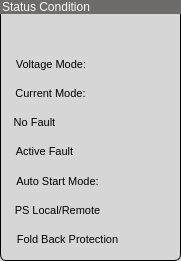
       <widget class="QGroupBox" name="groupBox_35">
        <property name="geometry">
         <rect>
          <x>230</x>
          <y>680</y>
          <width>181</width>
          <height>261</height>
         </rect>
        </property>
        <property name="styleSheet">
         <string notr="true">QGroupBox{
background: rgb(214, 214, 214);
border-style: solid;
border: 1px solid;
border-radius: 6px;
}
QGroupBox::title{
background: rgb(109, 108, 105);
color: rgb(250,250,250);
padding-right: 400px;
}</string>
        </property>
        <property name="title">
         <string>Status Condition</string>
        </property>
        <property name="alignment">
         <set>Qt::AlignLeading|Qt::AlignLeft|Qt::AlignTop</set>
        </property>
        <property name="flat">
         <bool>false</bool>
        </property>
        <property name="checkable">
         <bool>false</bool>
        </property>
        <property name="checked">
         <bool>false</bool>
        </property>
        <widget class="PyDMLabel" name="PyDMLabel_8">
         <property name="geometry">
          <rect>
           <x>11</x>
           <y>22</y>
           <width>56</width>
           <height>24</height>
          </rect>
         </property>
         <property name="minimumSize">
          <size>
           <width>0</width>
           <height>24</height>
          </size>
         </property>
         <property name="maximumSize">
          <size>
           <width>16777215</width>
           <height>24</height>
          </size>
         </property>
         <property name="font">
          <font>
           <pointsize>8</pointsize>
          </font>
         </property>
         <property name="styleSheet">
          <string notr="true">PyDMLabel[alarmSensitiveBorder=&quot;false&quot;]{
  border-color:rgb(176,176,176);
  border-width:2px;
  border-style:solid;
  background-color:rgb(176,176,176);
  color:rgb(0,0,0);
}PyDMLabel[alarmSensitiveBorder=&quot;true&quot;][alarmSeverity=&quot;0&quot;] {
  border-color:rgb(176,176,176);
  border-width:2px;
  border-style:solid;
  background-color:rgb(176,176,176);
  color:rgb(0,0,0);
}PyDMLabel[alarmSensitiveBorder=&quot;true&quot;][alarmSeverity=&quot;1&quot;] {
  border-color: rgb(255,192,0);
  border-width:2px;
  border-style:solid;
  background-color:rgb(176,176,176);
  color:rgb(0,0,0);
}PyDMLabel[alarmSensitiveBorder=&quot;true&quot;][alarmSeverity=&quot;2&quot;] {
  border-color: rgb(255,0,0);
  border-width:2px;
  border-style:solid;
  background-color:rgb(176,176,176);
  color:rgb(0,0,0);
}PyDMLabel[alarmSensitiveBorder=&quot;true&quot;][alarmSeverity=&quot;3&quot;] {
  border-color: rgb(192,0,255);
  border-width:2px;
  border-style:solid;
  background-color:rgb(176,176,176);
  color:rgb(0,0,0);
}PyDMLabel[alarmSensitiveBorder=&quot;true&quot;][alarmSeverity=&quot;4&quot;] {
  border-color: rgb(255,255,255);
  border-width:2px;
  border-style:solid;
  background-color:rgb(176,176,176);
  color:rgb(0,0,0);
}PyDMLineEdit[alarmSensitiveBorder=&quot;false&quot;]{
  border: 1px inset rgb(176,176,176);
  border-radius: 1px;
  background-color:rgb(176,176,176);
  color:rgb(0,0,0);
}PyDMLineEdit[alarmSensitiveBorder=&quot;true&quot;][alarmSeverity=&quot;0&quot;] {
  border: 1px inset rgb(176,176,176);
  border-radius: 1px;
  background-color:rgb(176,176,176);
  color:rgb(0,0,0);
}PyDMLineEdit[alarmSensitiveBorder=&quot;true&quot;][alarmSeverity=&quot;1&quot;] {
  border: 1px inset rgb(255,192,0);
  border-radius: 1px;
  background-color:rgb(176,176,176);
  color:rgb(0,0,0);
}PyDMLineEdit[alarmSensitiveBorder=&quot;true&quot;][alarmSeverity=&quot;2&quot;] {
  border: 1px inset rgb(255,0,0);
  border-radius: 1px;
  background-color:rgb(176,176,176);
  color:rgb(0,0,0);
}PyDMLineEdit[alarmSensitiveBorder=&quot;true&quot;][alarmSeverity=&quot;3&quot;] {
  border: 1px inset rgb(192,0,255);
  border-radius: 1px;
  background-color:rgb(176,176,176);
  color:rgb(0,0,0);
}PyDMLineEdit[alarmSensitiveBorder=&quot;true&quot;][alarmSeverity=&quot;4&quot;] {
  border: 1px inset rgb(255,255,255);
  border-radius: 1px;
  background-color:rgb(176,176,176);
  color:rgb(0,0,0);
}</string>
         </property>
         <property name="alignment">
          <set>Qt::AlignCenter</set>
         </property>
         <property name="alarmSensitiveContent" stdset="0">
          <bool>false</bool>
         </property>
         <property name="alarmSensitiveBorder" stdset="0">
          <bool>true</bool>
         </property>
         <property name="channel" stdset="0">
          <string>${PDEV}:StatusEvent</string>
         </property>
         <property name="displayFormat" stdset="0">
          <enum>PyDMLabel::Hex</enum>
         </property>
        </widget>
        <widget class="QLabel" name="label_22">
         <property name="geometry">
          <rect>
           <x>11</x>
           <y>81</y>
           <width>79</width>
           <height>24</height>
          </rect>
         </property>
         <property name="minimumSize">
          <size>
           <width>0</width>
           <height>24</height>
          </size>
         </property>
         <property name="font">
          <font>
           <pointsize>8</pointsize>
          </font>
         </property>
         <property name="text">
          <string>Current Mode:</string>
         </property>
         <property name="alignment">
          <set>Qt::AlignCenter</set>
         </property>
        </widget>
        <widget class="QLabel" name="label_23">
         <property name="geometry">
          <rect>
           <x>11</x>
           <y>139</y>
           <width>67</width>
           <height>24</height>
          </rect>
         </property>
         <property name="minimumSize">
          <size>
           <width>0</width>
           <height>24</height>
          </size>
         </property>
         <property name="font">
          <font>
           <pointsize>8</pointsize>
          </font>
         </property>
         <property name="text">
          <string>Active Fault</string>
         </property>
         <property name="alignment">
          <set>Qt::AlignCenter</set>
         </property>
        </widget>
        <widget class="QLabel" name="label_25">
         <property name="geometry">
          <rect>
           <x>11</x>
           <y>52</y>
           <width>80</width>
           <height>24</height>
          </rect>
         </property>
         <property name="minimumSize">
          <size>
           <width>0</width>
           <height>24</height>
          </size>
         </property>
         <property name="font">
          <font>
           <pointsize>8</pointsize>
          </font>
         </property>
         <property name="text">
          <string>Voltage Mode:</string>
         </property>
         <property name="alignment">
          <set>Qt::AlignCenter</set>
         </property>
        </widget>
        <widget class="QLabel" name="label_24">
         <property name="geometry">
          <rect>
           <x>11</x>
           <y>227</y>
           <width>113</width>
           <height>24</height>
          </rect>
         </property>
         <property name="minimumSize">
          <size>
           <width>0</width>
           <height>24</height>
          </size>
         </property>
         <property name="font">
          <font>
           <pointsize>8</pointsize>
          </font>
         </property>
         <property name="text">
          <string>Fold Back Protection</string>
         </property>
         <property name="alignment">
          <set>Qt::AlignCenter</set>
         </property>
        </widget>
        <widget class="PyDMDrawingRectangle" name="PyDMDrawingRectangle_17">
         <property name="geometry">
          <rect>
           <x>135</x>
           <y>139</y>
           <width>25</width>
           <height>15</height>
          </rect>
         </property>
         <property name="minimumSize">
          <size>
           <width>0</width>
           <height>0</height>
          </size>
         </property>
         <property name="maximumSize">
          <size>
           <width>16777215</width>
           <height>16777215</height>
          </size>
         </property>
         <property name="alarmSensitiveContent" stdset="0">
          <bool>true</bool>
         </property>
         <property name="alarmSensitiveBorder" stdset="0">
          <bool>false</bool>
         </property>
         <property name="channel" stdset="0">
          <string>${PDEV}:ActiveFaultState</string>
         </property>
         <property name="brush" stdset="0">
          <brush brushstyle="SolidPattern">
           <color alpha="255">
            <red>0</red>
            <green>255</green>
            <blue>0</blue>
           </color>
          </brush>
         </property>
         <property name="penStyle" stdset="0">
          <enum>Qt::SolidLine</enum>
         </property>
         <property name="penColor" stdset="0">
          <color>
           <red>0</red>
           <green>0</green>
           <blue>0</blue>
          </color>
         </property>
        </widget>
        <widget class="PyDMDrawingRectangle" name="PyDMDrawingRectangle_18">
         <property name="geometry">
          <rect>
           <x>135</x>
           <y>199</y>
           <width>25</width>
           <height>15</height>
          </rect>
         </property>
         <property name="minimumSize">
          <size>
           <width>0</width>
           <height>0</height>
          </size>
         </property>
         <property name="alarmSensitiveContent" stdset="0">
          <bool>true</bool>
         </property>
         <property name="alarmSensitiveBorder" stdset="0">
          <bool>false</bool>
         </property>
         <property name="channel" stdset="0">
          <string>${PDEV}:Mode</string>
         </property>
         <property name="brush" stdset="0">
          <brush brushstyle="SolidPattern">
           <color alpha="255">
            <red>0</red>
            <green>255</green>
            <blue>0</blue>
           </color>
          </brush>
         </property>
         <property name="penStyle" stdset="0">
          <enum>Qt::SolidLine</enum>
         </property>
         <property name="penColor" stdset="0">
          <color>
           <red>0</red>
           <green>0</green>
           <blue>0</blue>
          </color>
         </property>
        </widget>
        <widget class="PyDMLabel" name="PyDMLabel_9">
         <property name="geometry">
          <rect>
           <x>118</x>
           <y>22</y>
           <width>56</width>
           <height>24</height>
          </rect>
         </property>
         <property name="minimumSize">
          <size>
           <width>0</width>
           <height>24</height>
          </size>
         </property>
         <property name="font">
          <font>
           <pointsize>8</pointsize>
          </font>
         </property>
         <property name="styleSheet">
          <string notr="true">PyDMLabel[alarmSensitiveBorder=&quot;false&quot;]{
  border-color:rgb(176,176,176);
  border-width:2px;
  border-style:solid;
  background-color:rgb(176,176,176);
  color:rgb(0,0,0);
}PyDMLabel[alarmSensitiveBorder=&quot;true&quot;][alarmSeverity=&quot;0&quot;] {
  border-color:rgb(176,176,176);
  border-width:2px;
  border-style:solid;
  background-color:rgb(176,176,176);
  color:rgb(0,0,0);
}PyDMLabel[alarmSensitiveBorder=&quot;true&quot;][alarmSeverity=&quot;1&quot;] {
  border-color: rgb(255,192,0);
  border-width:2px;
  border-style:solid;
  background-color:rgb(176,176,176);
  color:rgb(0,0,0);
}PyDMLabel[alarmSensitiveBorder=&quot;true&quot;][alarmSeverity=&quot;2&quot;] {
  border-color: rgb(255,0,0);
  border-width:2px;
  border-style:solid;
  background-color:rgb(176,176,176);
  color:rgb(0,0,0);
}PyDMLabel[alarmSensitiveBorder=&quot;true&quot;][alarmSeverity=&quot;3&quot;] {
  border-color: rgb(192,0,255);
  border-width:2px;
  border-style:solid;
  background-color:rgb(176,176,176);
  color:rgb(0,0,0);
}PyDMLabel[alarmSensitiveBorder=&quot;true&quot;][alarmSeverity=&quot;4&quot;] {
  border-color: rgb(255,255,255);
  border-width:2px;
  border-style:solid;
  background-color:rgb(176,176,176);
  color:rgb(0,0,0);
}PyDMLineEdit[alarmSensitiveBorder=&quot;false&quot;]{
  border: 1px inset rgb(176,176,176);
  border-radius: 1px;
  background-color:rgb(176,176,176);
  color:rgb(0,0,0);
}PyDMLineEdit[alarmSensitiveBorder=&quot;true&quot;][alarmSeverity=&quot;0&quot;] {
  border: 1px inset rgb(176,176,176);
  border-radius: 1px;
  background-color:rgb(176,176,176);
  color:rgb(0,0,0);
}PyDMLineEdit[alarmSensitiveBorder=&quot;true&quot;][alarmSeverity=&quot;1&quot;] {
  border: 1px inset rgb(255,192,0);
  border-radius: 1px;
  background-color:rgb(176,176,176);
  color:rgb(0,0,0);
}PyDMLineEdit[alarmSensitiveBorder=&quot;true&quot;][alarmSeverity=&quot;2&quot;] {
  border: 1px inset rgb(255,0,0);
  border-radius: 1px;
  background-color:rgb(176,176,176);
  color:rgb(0,0,0);
}PyDMLineEdit[alarmSensitiveBorder=&quot;true&quot;][alarmSeverity=&quot;3&quot;] {
  border: 1px inset rgb(192,0,255);
  border-radius: 1px;
  background-color:rgb(176,176,176);
  color:rgb(0,0,0);
}PyDMLineEdit[alarmSensitiveBorder=&quot;true&quot;][alarmSeverity=&quot;4&quot;] {
  border: 1px inset rgb(255,255,255);
  border-radius: 1px;
  background-color:rgb(176,176,176);
  color:rgb(0,0,0);
}</string>
         </property>
         <property name="alignment">
          <set>Qt::AlignCenter</set>
         </property>
         <property name="alarmSensitiveContent" stdset="0">
          <bool>false</bool>
         </property>
         <property name="alarmSensitiveBorder" stdset="0">
          <bool>true</bool>
         </property>
         <property name="channel" stdset="0">
          <string>${PDEV}:OperStatus</string>
         </property>
         <property name="displayFormat" stdset="0">
          <enum>PyDMLabel::Hex</enum>
         </property>
        </widget>
        <widget class="QLabel" name="label_26">
         <property name="geometry">
          <rect>
           <x>11</x>
           <y>198</y>
           <width>93</width>
           <height>24</height>
          </rect>
         </property>
         <property name="minimumSize">
          <size>
           <width>0</width>
           <height>24</height>
          </size>
         </property>
         <property name="font">
          <font>
           <pointsize>8</pointsize>
          </font>
         </property>
         <property name="text">
          <string>PS Local/Remote</string>
         </property>
         <property name="alignment">
          <set>Qt::AlignCenter</set>
         </property>
        </widget>
        <widget class="PyDMLabel" name="PyDMLabel_17">
         <property name="geometry">
          <rect>
           <x>98</x>
           <y>80</y>
           <width>76</width>
           <height>24</height>
          </rect>
         </property>
         <property name="font">
          <font>
           <pointsize>8</pointsize>
          </font>
         </property>
         <property name="styleSheet">
          <string notr="true">PyDMLabel[alarmSensitiveBorder=&quot;false&quot;]{
  border-color:rgb(176,176,176);
  border-width:2px;
  border-style:solid;
  background-color:rgb(176,176,176);
  color:rgb(0,0,0);
}PyDMLabel[alarmSensitiveBorder=&quot;true&quot;][alarmSeverity=&quot;0&quot;] {
  border-color:rgb(176,176,176);
  border-width:2px;
  border-style:solid;
  background-color:rgb(176,176,176);
  color:rgb(0,0,0);
}PyDMLabel[alarmSensitiveBorder=&quot;true&quot;][alarmSeverity=&quot;1&quot;] {
  border-color: rgb(255,192,0);
  border-width:2px;
  border-style:solid;
  background-color:rgb(176,176,176);
  color:rgb(0,0,0);
}PyDMLabel[alarmSensitiveBorder=&quot;true&quot;][alarmSeverity=&quot;2&quot;] {
  border-color: rgb(255,0,0);
  border-width:2px;
  border-style:solid;
  background-color:rgb(176,176,176);
  color:rgb(0,0,0);
}PyDMLabel[alarmSensitiveBorder=&quot;true&quot;][alarmSeverity=&quot;3&quot;] {
  border-color: rgb(192,0,255);
  border-width:2px;
  border-style:solid;
  background-color:rgb(176,176,176);
  color:rgb(0,0,0);
}PyDMLabel[alarmSensitiveBorder=&quot;true&quot;][alarmSeverity=&quot;4&quot;] {
  border-color: rgb(255,255,255);
  border-width:2px;
  border-style:solid;
  background-color:rgb(176,176,176);
  color:rgb(0,0,0);
}PyDMLineEdit[alarmSensitiveBorder=&quot;false&quot;]{
  border: 1px inset rgb(176,176,176);
  border-radius: 1px;
  background-color:rgb(176,176,176);
  color:rgb(0,0,0);
}PyDMLineEdit[alarmSensitiveBorder=&quot;true&quot;][alarmSeverity=&quot;0&quot;] {
  border: 1px inset rgb(176,176,176);
  border-radius: 1px;
  background-color:rgb(176,176,176);
  color:rgb(0,0,0);
}PyDMLineEdit[alarmSensitiveBorder=&quot;true&quot;][alarmSeverity=&quot;1&quot;] {
  border: 1px inset rgb(255,192,0);
  border-radius: 1px;
  background-color:rgb(176,176,176);
  color:rgb(0,0,0);
}PyDMLineEdit[alarmSensitiveBorder=&quot;true&quot;][alarmSeverity=&quot;2&quot;] {
  border: 1px inset rgb(255,0,0);
  border-radius: 1px;
  background-color:rgb(176,176,176);
  color:rgb(0,0,0);
}PyDMLineEdit[alarmSensitiveBorder=&quot;true&quot;][alarmSeverity=&quot;3&quot;] {
  border: 1px inset rgb(192,0,255);
  border-radius: 1px;
  background-color:rgb(176,176,176);
  color:rgb(0,0,0);
}PyDMLineEdit[alarmSensitiveBorder=&quot;true&quot;][alarmSeverity=&quot;4&quot;] {
  border: 1px inset rgb(255,255,255);
  border-radius: 1px;
  background-color:rgb(176,176,176);
  color:rgb(0,0,0);
}</string>
         </property>
         <property name="alignment">
          <set>Qt::AlignCenter</set>
         </property>
         <property name="alarmSensitiveContent" stdset="0">
          <bool>false</bool>
         </property>
         <property name="alarmSensitiveBorder" stdset="0">
          <bool>false</bool>
         </property>
         <property name="channel" stdset="0">
          <string>${PDEV}:CurrMode</string>
         </property>
        </widget>
        <widget class="PyDMDrawingRectangle" name="PyDMDrawingRectangle_19">
         <property name="geometry">
          <rect>
           <x>135</x>
           <y>110</y>
           <width>25</width>
           <height>15</height>
          </rect>
         </property>
         <property name="minimumSize">
          <size>
           <width>0</width>
           <height>0</height>
          </size>
         </property>
         <property name="alarmSensitiveContent" stdset="0">
          <bool>true</bool>
         </property>
         <property name="alarmSensitiveBorder" stdset="0">
          <bool>false</bool>
         </property>
         <property name="channel" stdset="0">
          <string>${PDEV}:NoFaultState</string>
         </property>
         <property name="brush" stdset="0">
          <brush brushstyle="SolidPattern">
           <color alpha="255">
            <red>0</red>
            <green>255</green>
            <blue>0</blue>
           </color>
          </brush>
         </property>
         <property name="penStyle" stdset="0">
          <enum>Qt::SolidLine</enum>
         </property>
         <property name="penColor" stdset="0">
          <color>
           <red>0</red>
           <green>0</green>
           <blue>0</blue>
          </color>
         </property>
        </widget>
        <widget class="QLabel" name="label_34">
         <property name="geometry">
          <rect>
           <x>11</x>
           <y>110</y>
           <width>47</width>
           <height>24</height>
          </rect>
         </property>
         <property name="minimumSize">
          <size>
           <width>0</width>
           <height>24</height>
          </size>
         </property>
         <property name="font">
          <font>
           <pointsize>8</pointsize>
          </font>
         </property>
         <property name="text">
          <string>No Fault</string>
         </property>
         <property name="alignment">
          <set>Qt::AlignCenter</set>
         </property>
        </widget>
        <widget class="PyDMDrawingRectangle" name="PyDMDrawingRectangle_20">
         <property name="geometry">
          <rect>
           <x>135</x>
           <y>228</y>
           <width>25</width>
           <height>15</height>
          </rect>
         </property>
         <property name="minimumSize">
          <size>
           <width>0</width>
           <height>0</height>
          </size>
         </property>
         <property name="alarmSensitiveContent" stdset="0">
          <bool>true</bool>
         </property>
         <property name="alarmSensitiveBorder" stdset="0">
          <bool>false</bool>
         </property>
         <property name="channel" stdset="0">
          <string>${PDEV}:FoldBackMode</string>
         </property>
         <property name="brush" stdset="0">
          <brush brushstyle="SolidPattern">
           <color alpha="255">
            <red>0</red>
            <green>255</green>
            <blue>0</blue>
           </color>
          </brush>
         </property>
         <property name="penStyle" stdset="0">
          <enum>Qt::SolidLine</enum>
         </property>
         <property name="penColor" stdset="0">
          <color>
           <red>0</red>
           <green>0</green>
           <blue>0</blue>
          </color>
         </property>
        </widget>
        <widget class="QLabel" name="label_35">
         <property name="geometry">
          <rect>
           <x>11</x>
           <y>169</y>
           <width>93</width>
           <height>24</height>
          </rect>
         </property>
         <property name="minimumSize">
          <size>
           <width>0</width>
           <height>24</height>
          </size>
         </property>
         <property name="font">
          <font>
           <pointsize>8</pointsize>
          </font>
         </property>
         <property name="text">
          <string>Auto Start Mode:</string>
         </property>
         <property name="alignment">
          <set>Qt::AlignCenter</set>
         </property>
        </widget>
        <widget class="PyDMLabel" name="PyDMLabel_16">
         <property name="geometry">
          <rect>
           <x>98</x>
           <y>52</y>
           <width>76</width>
           <height>24</height>
          </rect>
         </property>
         <property name="minimumSize">
          <size>
           <width>0</width>
           <height>24</height>
          </size>
         </property>
         <property name="font">
          <font>
           <pointsize>8</pointsize>
          </font>
         </property>
         <property name="styleSheet">
          <string notr="true">PyDMLabel[alarmSensitiveBorder=&quot;false&quot;]{
  border-color:rgb(176,176,176);
  border-width:2px;
  border-style:solid;
  background-color:rgb(176,176,176);
  color:rgb(0,0,0);
}PyDMLabel[alarmSensitiveBorder=&quot;true&quot;][alarmSeverity=&quot;0&quot;] {
  border-color:rgb(176,176,176);
  border-width:2px;
  border-style:solid;
  background-color:rgb(176,176,176);
  color:rgb(0,0,0);
}PyDMLabel[alarmSensitiveBorder=&quot;true&quot;][alarmSeverity=&quot;1&quot;] {
  border-color: rgb(255,192,0);
  border-width:2px;
  border-style:solid;
  background-color:rgb(176,176,176);
  color:rgb(0,0,0);
}PyDMLabel[alarmSensitiveBorder=&quot;true&quot;][alarmSeverity=&quot;2&quot;] {
  border-color: rgb(255,0,0);
  border-width:2px;
  border-style:solid;
  background-color:rgb(176,176,176);
  color:rgb(0,0,0);
}PyDMLabel[alarmSensitiveBorder=&quot;true&quot;][alarmSeverity=&quot;3&quot;] {
  border-color: rgb(192,0,255);
  border-width:2px;
  border-style:solid;
  background-color:rgb(176,176,176);
  color:rgb(0,0,0);
}PyDMLabel[alarmSensitiveBorder=&quot;true&quot;][alarmSeverity=&quot;4&quot;] {
  border-color: rgb(255,255,255);
  border-width:2px;
  border-style:solid;
  background-color:rgb(176,176,176);
  color:rgb(0,0,0);
}PyDMLineEdit[alarmSensitiveBorder=&quot;false&quot;]{
  border: 1px inset rgb(176,176,176);
  border-radius: 1px;
  background-color:rgb(176,176,176);
  color:rgb(0,0,0);
}PyDMLineEdit[alarmSensitiveBorder=&quot;true&quot;][alarmSeverity=&quot;0&quot;] {
  border: 1px inset rgb(176,176,176);
  border-radius: 1px;
  background-color:rgb(176,176,176);
  color:rgb(0,0,0);
}PyDMLineEdit[alarmSensitiveBorder=&quot;true&quot;][alarmSeverity=&quot;1&quot;] {
  border: 1px inset rgb(255,192,0);
  border-radius: 1px;
  background-color:rgb(176,176,176);
  color:rgb(0,0,0);
}PyDMLineEdit[alarmSensitiveBorder=&quot;true&quot;][alarmSeverity=&quot;2&quot;] {
  border: 1px inset rgb(255,0,0);
  border-radius: 1px;
  background-color:rgb(176,176,176);
  color:rgb(0,0,0);
}PyDMLineEdit[alarmSensitiveBorder=&quot;true&quot;][alarmSeverity=&quot;3&quot;] {
  border: 1px inset rgb(192,0,255);
  border-radius: 1px;
  background-color:rgb(176,176,176);
  color:rgb(0,0,0);
}PyDMLineEdit[alarmSensitiveBorder=&quot;true&quot;][alarmSeverity=&quot;4&quot;] {
  border: 1px inset rgb(255,255,255);
  border-radius: 1px;
  background-color:rgb(176,176,176);
  color:rgb(0,0,0);
}</string>
         </property>
         <property name="alignment">
          <set>Qt::AlignCenter</set>
         </property>
         <property name="alarmSensitiveContent" stdset="0">
          <bool>false</bool>
         </property>
         <property name="alarmSensitiveBorder" stdset="0">
          <bool>false</bool>
         </property>
         <property name="channel" stdset="0">
          <string>${PDEV}:VoltMode</string>
         </property>
        </widget>
        <widget class="PyDMLabel" name="PyDMLabel_18">
         <property name="geometry">
          <rect>
           <x>118</x>
           <y>165</y>
           <width>56</width>
           <height>24</height>
          </rect>
         </property>
         <property name="font">
          <font>
           <pointsize>8</pointsize>
          </font>
         </property>
         <property name="styleSheet">
          <string notr="true">PyDMLabel[alarmSensitiveBorder=&quot;false&quot;]{
  border-color:rgb(176,176,176);
  border-width:2px;
  border-style:solid;
  background-color:rgb(176,176,176);
  color:rgb(0,0,0);
}PyDMLabel[alarmSensitiveBorder=&quot;true&quot;][alarmSeverity=&quot;0&quot;] {
  border-color:rgb(176,176,176);
  border-width:2px;
  border-style:solid;
  background-color:rgb(176,176,176);
  color:rgb(0,0,0);
}PyDMLabel[alarmSensitiveBorder=&quot;true&quot;][alarmSeverity=&quot;1&quot;] {
  border-color: rgb(255,192,0);
  border-width:2px;
  border-style:solid;
  background-color:rgb(176,176,176);
  color:rgb(0,0,0);
}PyDMLabel[alarmSensitiveBorder=&quot;true&quot;][alarmSeverity=&quot;2&quot;] {
  border-color: rgb(255,0,0);
  border-width:2px;
  border-style:solid;
  background-color:rgb(176,176,176);
  color:rgb(0,0,0);
}PyDMLabel[alarmSensitiveBorder=&quot;true&quot;][alarmSeverity=&quot;3&quot;] {
  border-color: rgb(192,0,255);
  border-width:2px;
  border-style:solid;
  background-color:rgb(176,176,176);
  color:rgb(0,0,0);
}PyDMLabel[alarmSensitiveBorder=&quot;true&quot;][alarmSeverity=&quot;4&quot;] {
  border-color: rgb(255,255,255);
  border-width:2px;
  border-style:solid;
  background-color:rgb(176,176,176);
  color:rgb(0,0,0);
}PyDMLineEdit[alarmSensitiveBorder=&quot;false&quot;]{
  border: 1px inset rgb(176,176,176);
  border-radius: 1px;
  background-color:rgb(176,176,176);
  color:rgb(0,0,0);
}PyDMLineEdit[alarmSensitiveBorder=&quot;true&quot;][alarmSeverity=&quot;0&quot;] {
  border: 1px inset rgb(176,176,176);
  border-radius: 1px;
  background-color:rgb(176,176,176);
  color:rgb(0,0,0);
}PyDMLineEdit[alarmSensitiveBorder=&quot;true&quot;][alarmSeverity=&quot;1&quot;] {
  border: 1px inset rgb(255,192,0);
  border-radius: 1px;
  background-color:rgb(176,176,176);
  color:rgb(0,0,0);
}PyDMLineEdit[alarmSensitiveBorder=&quot;true&quot;][alarmSeverity=&quot;2&quot;] {
  border: 1px inset rgb(255,0,0);
  border-radius: 1px;
  background-color:rgb(176,176,176);
  color:rgb(0,0,0);
}PyDMLineEdit[alarmSensitiveBorder=&quot;true&quot;][alarmSeverity=&quot;3&quot;] {
  border: 1px inset rgb(192,0,255);
  border-radius: 1px;
  background-color:rgb(176,176,176);
  color:rgb(0,0,0);
}PyDMLineEdit[alarmSensitiveBorder=&quot;true&quot;][alarmSeverity=&quot;4&quot;] {
  border: 1px inset rgb(255,255,255);
  border-radius: 1px;
  background-color:rgb(176,176,176);
  color:rgb(0,0,0);
}</string>
         </property>
         <property name="alignment">
          <set>Qt::AlignCenter</set>
         </property>
         <property name="alarmSensitiveContent" stdset="0">
          <bool>false</bool>
         </property>
         <property name="alarmSensitiveBorder" stdset="0">
          <bool>false</bool>
         </property>
         <property name="channel" stdset="0">
          <string>${PDEV}:AutoStartMode</string>
         </property>
        </widget>
       </widget>
